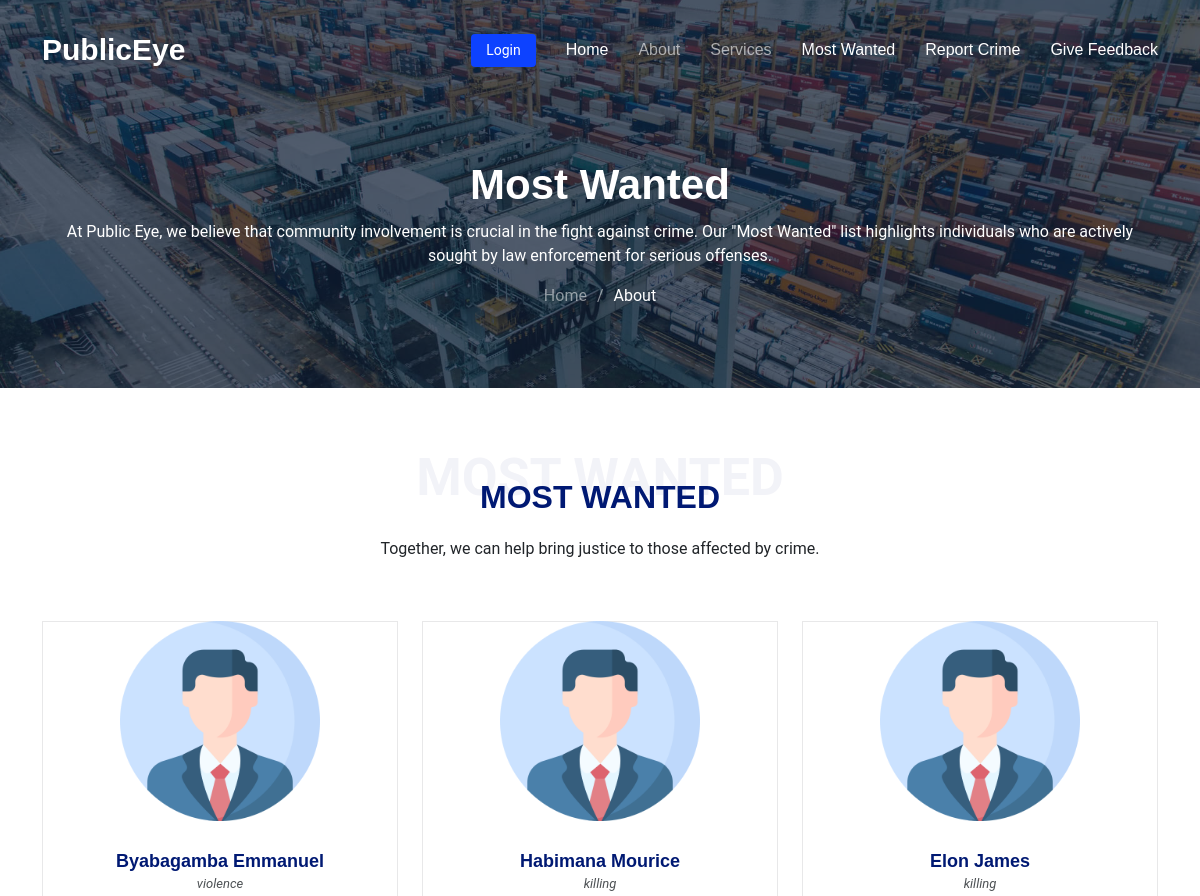
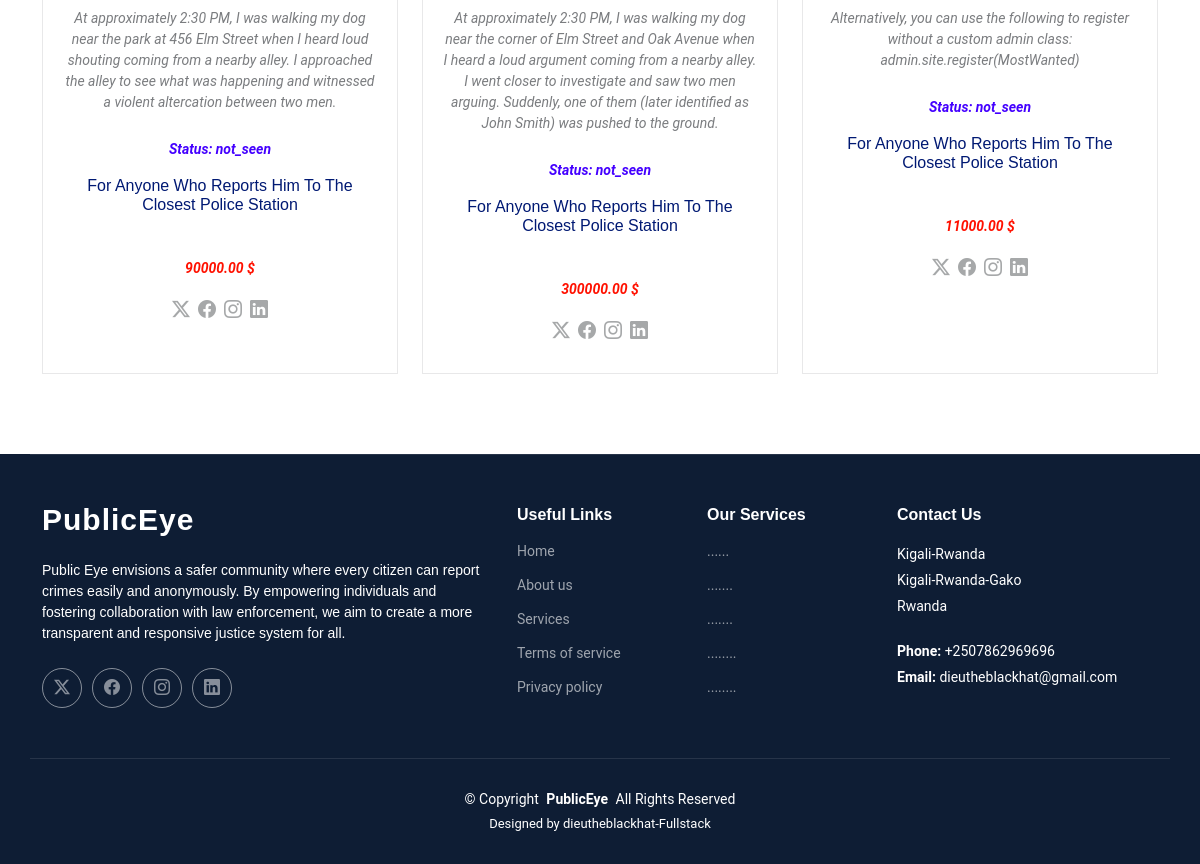
The page /mwanted/ on the database its author committed (2 pictures, top to bottom).
### myapp/models.py (models this page shows, shortened)
class MostWanted(models.Model):
    STATUS_CHOICES = [
        ('seen', 'Seen'),
        ('not_seen', 'Not Seen'),
    ]
    name = models.CharField(max_length=100)
    description = models.TextField()
    crime_type = models.CharField(max_length=100)
    image = models.ImageField(upload_to='most_wanted_images/', blank=True)
    reward = models.DecimalField(max_digits=10, decimal_places=2, null=True, blank=True)
    created_at = models.DateTimeField(auto_now_add=True)
    status = models.CharField(max_length=10, choices=STATUS_CHOICES, default='not_seen')
    class Meta:
        verbose_name = 'Most Wanted'
        verbose_name_plural = 'Most Wanted'
        ordering = ['-created_at']

### myapp/views.py (the view)
# urls.py: path('mwanted/', mwanted, name='mwanted'),  # Most Wanted page
def mwanted(request):
    wanted_list = MostWanted.objects.all()  # Get all Most Wanted entries
    return render(request, 'mywebapp/mwanted.html', {'wanted_list': wanted_list})

### myapp/templates/mywebapp/mwanted.html (shortened to what this page needs)
<!DOCTYPE html>
<html lang="en">
<head>
    {% load static %}
    <link href="{% static 'assets/vendor/bootstrap/css/bootstrap.min.css' %}" rel="stylesheet">
    <link href="{% static 'assets/vendor/bootstrap-icons/bootstrap-icons.css' %}" rel="stylesheet">
    <link href="{% static 'assets/vendor/aos/aos.css' %}" rel="stylesheet">
    <link href="{% static 'assets/vendor/fontawesome-free/css/all.min.css' %}" rel="stylesheet">
    <link href="{% static 'assets/vendor/glightbox/css/glightbox.min.css' %}" rel="stylesheet">
    <link href="{% static 'assets/vendor/swiper/swiper-bundle.min.css' %}" rel="stylesheet">
    <link href="{% static 'assets/css/main.css' %}" rel="stylesheet">
</head>
<body class="about-page">
    <header id="header" class="header d-flex align-items-center fixed-top">
        <div class="container-fluid container-xl position-relative d-flex align-items-center">
            <a href="index.html" class="logo d-flex align-items-center me-auto">
                <h1 class="sitename">PublicEye</h1>
            </a>
            <nav id="navmenu" class="navmenu">
                <ul>
                    <li><a href="" class="active">Home<br></a></li>
                    <li><a href="/about/">About</a></li>
                    <li><a href="/services/">Services</a></li>
                    <li><a href="/mwanted/" class="active">Most Wanted</a></li>
                    <li><a href="/report_crime/" class="active">Report Crime</a></li>
                    <li>
                        <a href="/feedback/" class="active">Give Feedback</a>
                    </li>
                </ul>
            </nav>
            <a class="btn-getstarted" href="/loginform/">Login</a>
        </div>
    </header>
    <main class="main">
        <div class="page-title dark-background" data-aos="fade" style="background-image: url({% static 'assets/img/page-title-bg.jpg' %});">
            <div class="container position-relative">
                <h1>Most Wanted</h1>
                <p>At Public Eye, we believe that community involvement is crucial in the fight against crime. Our "Most Wanted" list highlights individuals who are actively sought by law enforcement for serious offenses.</p>
                <nav class="breadcrumbs">
                    <ol>
                        <li><a href="index.html">Home</a></li>
                        <li class="current">About</li>
                    </ol>
                </nav>
            </div>
        </div>
        <section id="team" class="team section">
            <div class="container section-title" data-aos="fade-up">
                <span>Most Wanted<br></span>
                <h2>Most Wanted</h2>
                <p>Together, we can help bring justice to those affected by crime.</p>
            </div>
            <div class="container">
                <div class="row">
                    {% for wanted in wanted_list %}
                    <div class="col-lg-4 col-md-6 d-flex" data-aos="fade-up" data-aos-delay="100">
                        <div class="member">
                            {% if wanted.image %}
                            <img src="{{ wanted.image.url }}" class="img-fluid" alt="{{ wanted.name }}" style="max-width: 100%; height: auto; max-height: 200px;"> {% else %}
                            <img src="{% static 'images/default_image.jpg' %}" class="img-fluid" alt="Default Image" style="max-width: 100%; height: auto; max-height: 200px;"> {% endif %}
                            <div class="member-content">
                                <h4>{{ wanted.name }}</h4>
                                <span>{{ wanted.crime_type }}</span>
                                <p>{{ wanted.description }}</p>
                                <p style="animation: blink 1s infinite; color: rgb(68, 0, 255); font-weight: bold;">
                                    Status: {{ wanted.status }}
                                    <h6> For Anyone Who Reports Him To The Closest Police Station </h6>
                                </p>
                                <p style="animation: blink 1s infinite; color: rgb(255, 17, 0); font-weight: bold;">
                                    {{ wanted.reward }} $
                                    <div class="social">
                                        <a href=""><i class="bi bi-twitter-x"></i></a>
                                        <a href=""><i class="bi bi-facebook"></i></a>
                                        <a href=""><i class="bi bi-instagram"></i></a>
                                        <a href=""><i class="bi bi-linkedin"></i></a>
                                    </div>
                            </div>
                        </div>
                    </div>
                    {% empty %}
                    <p>No Most Wanted individuals at this time.</p>
                    {% endfor %}
                </div>
            </div>
        </section>
        <footer id="footer" class="footer dark-background">
            <div class="container footer-top">
                <div class="row gy-4">
                    <div class="col-lg-5 col-md-12 footer-about">
                        <a href="index.html" class="logo d-flex align-items-center">
                            <span class="sitename">PublicEye</span>
                        </a>
                        <p>Public Eye envisions a safer community where every citizen can report crimes easily and anonymously. By empowering individuals and fostering collaboration with law enforcement, we aim to create a more transparent and responsive
                            justice system for all.</p>
                        <div class="social-links d-flex mt-4">
                            <a href=""><i class="bi bi-twitter-x"></i></a>
                            <a href=""><i class="bi bi-facebook"></i></a>
                            <a href=""><i class="bi bi-instagram"></i></a>
                            <a href=""><i class="bi bi-linkedin"></i></a>
                        </div>
                    </div>
                    <div class="col-lg-2 col-6 footer-links">
                        <h4>Useful Links</h4>
                        <ul>
                            <li><a href="#">Home</a></li>
                            <li><a href="#">About us</a></li>
                            <li><a href="#">Services</a></li>
                            <li><a href="#">Terms of service</a></li>
                            <li><a href="#">Privacy policy</a></li>
                        </ul>
                    </div>
                    <div class="col-lg-2 col-6 footer-links">
                        <h4>Our Services</h4>
                        <ul>
                            <li><a href="#">......</a></li>
                            <li><a href="#">.......</a></li>
                            <li><a href="#">.......</a></li>
                            <li><a href="#">........</a></li>
                            <li><a href="#">........</a></li>
                        </ul>
                    </div>
                    <div class="col-lg-3 col-md-12 footer-contact text-center text-md-start">
                        <h4>Contact Us</h4>
                        <p>Kigali-Rwanda</p>
                        <p>Kigali-Rwanda-Gako</p>
                        <p>Rwanda</p>
                        <p class="mt-4"><strong>Phone:</strong> <span>+2507862969696</span></p>
                        <p><strong>Email:</strong> <span>dieutheblackhat@gmail.com</span></p>
                    </div>
                </div>
            </div>
            <div class="container copyright text-center mt-4">
                <p>© <span>Copyright</span> <strong class="px-1 sitename">PublicEye</strong> <span>All Rights Reserved</span></p>
                <div class="credits">
                    Designed by <a href="https://bootstrapmade.com/">dieutheblackhat-Fullstack</a>
                </div>
            </div>
        </footer>
</body>
</html>

### rows shown on the page
MostWanted: image (picture), name "Byabagamba Emmanuel", crime_type "violence", description "At approximately 2:30 PM, I was walking my dog near the park at 456 Elm Street when I heard loud shouting coming from a nearby alley. I approached the alley to see what was happening and witnessed a violent altercation between two men.", status "not_seen", reward "90000.00"
MostWanted: image (placeholder picture), name "Habimana Mourice", crime_type "killing", description "At approximately 2:30 PM, I was walking my dog near the corner of Elm Street and Oak Avenue when I heard a loud argument coming from a nearby alley. I went closer to investigate and saw two men arguing. Suddenly, one of them (later identified as John Smith) was pushed to the ground.", status "not_seen", reward "300000.00"
MostWanted: image (picture), name "Elon James", crime_type "killing", description "Alternatively, you can use the following to register without a custom admin class: admin.site.register(MostWanted)", status "not_seen", reward "11000.00"
